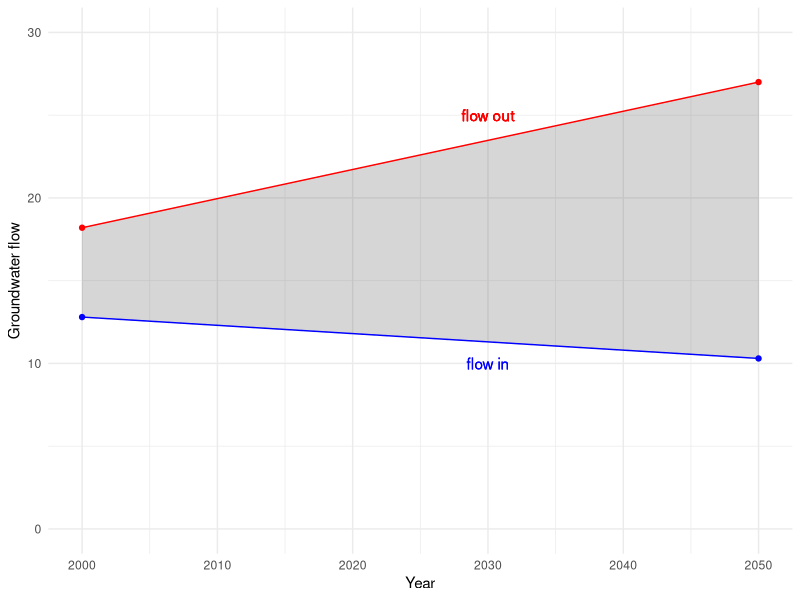

This chart was generated by the following R code:
## ---- chunk 1
knitr::opts_chunk$set(echo = TRUE)
library(tidyverse)
## ---- chunk 2
groundwater <- data.frame(year = c(2000, 2050), flow_in = c(12.8, 10.3), flow_out = c(18.2, 27))

ggplot(data = groundwater, aes(x = year)) +
  geom_ribbon(aes(ymin = flow_in, ymax = flow_out),
              alpha = 0.2) +
  geom_point(aes(y = flow_in), color = "blue") +
  geom_point(aes(y = flow_out), color = "red") +
  geom_line(aes(y = flow_in), color = "blue") +
  geom_line(aes(y = flow_out), color = "red") +
  theme_minimal() +
  scale_y_continuous(limits = c(0, 30)) +
  labs(x = "Year", 
       y = "Groundwater flow") +
  geom_text(x = 2030, y = 10,
            label = "flow in",
            color = "blue") +
  geom_text(x = 2030, y = 25,
            label = "flow out",
            color = "red") +
  geom_text(x = 2030, y = 25,
            label = "flow out",
            color = "red")
